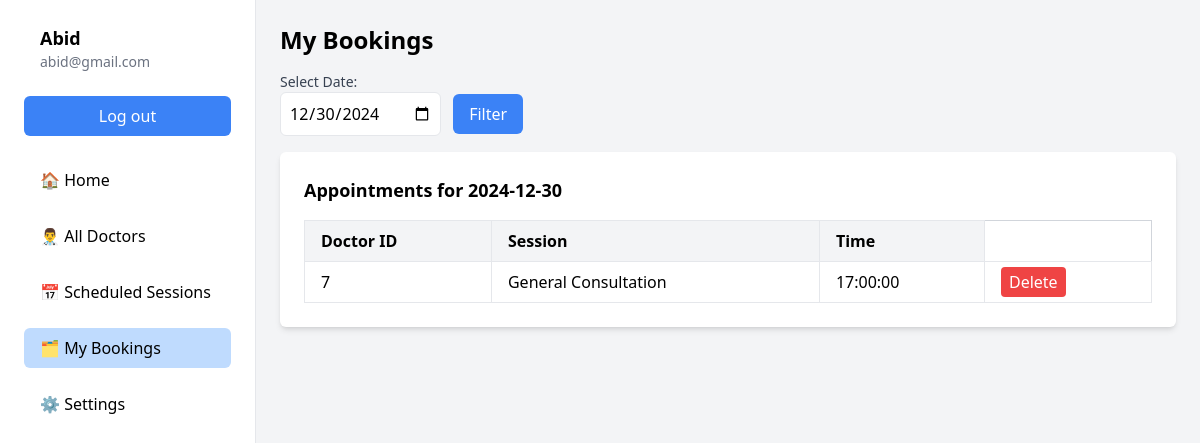
The page /my_booking.php?date=2024-12-30 on the database its author committed.
### tables this page shows
CREATE TABLE `appointments` (
  `id` int(11) NOT NULL,
  `doctors_id` int(11) NOT NULL,
  `session` varchar(255) NOT NULL,
  `appointment_date` date NOT NULL,
  `appointment_time` time NOT NULL
);

### my_booking.php (the view, shortened to what this page needs)
<?php
$servername = "localhost";
$username = "root";
$password = "";
$dbname = "hospitalmanagement";
$conn = new mysqli($servername, $username, $password, $dbname);
$date = isset($_GET['date']) ? $_GET['date'] : date('Y-m-d');
$sql = "SELECT * FROM appointments WHERE appointment_date = '$date'";
$result = $conn->query($sql);
?>
<!DOCTYPE html>
<html lang="en">
<head>
    <script src="https://cdn.tailwindcss.com"></script>
</head>
<body class="bg-gray-100 min-h-screen flex">
  <aside class="bg-white w-64 border-r hidden md:block">
    <div class="p-6">
      <div class="flex items-center mb-6">
        <div class="ml-4">
          <h2 class="text-lg font-semibold">Abid</h2>
          <p class="text-sm text-gray-500">abid@gmail.com</p>
        </div>
      </div>
      <a href="./LogIn.php"><button class="w-full py-2 px-4 bg-blue-500 text-white rounded-md mb-6">Log out</button></a>
      <nav>
        <ul class="space-y-4">
          <li class="mb-4">
                <a href="./make_appointment.php" class="flex items-center p-2 rounded-md hover:bg-gray-100" >
                    <span class="ml-2">🏠 Home</span>
                </a>
            </li>
            <li class="mb-4">
                <a href="./add_doctors.php" class="flex items-center p-2 rounded-md hover:bg-gray-100">
                    <span class="ml-2">👨‍⚕️ All Doctors</span>
                </a>
            </li>
            <li class="mb-4">
                <a href="./shedule.php" class="flex items-center p-2 rounded-md hover:bg-gray-100">
                    <span class="ml-2">📅 Scheduled Sessions</span>
                </a>
            </li>
            <li class="mb-4">
                <a href="./my_booking.php" class="flex items-center p-2 rounded-md hover:bg-gray-100 bg-blue-200">
                    <span class="ml-2">🗂️ My Bookings</span>
                </a>
            </li>
            <li class="mb-4">
                <a href="" class="flex items-center p-2 rounded-md hover:bg-gray-100">
                    <span class="ml-2">⚙️ Settings</span>
                </a>
            </li>
        </ul>
      </nav>
    </div>
  </aside>
    <div class="flex-1 p-6">
        <h1 class="text-2xl font-bold mb-4">My Bookings</h1>
        <form method="GET" class="mb-4">
            <label for="date" class="block text-sm font-medium text-gray-700">Select Date:</label>
            <input type="date" id="date" name="date" value="<?= htmlspecialchars($date) ?>" class="border rounded-md p-2">
            <button type="submit" class="ml-2 px-4 py-2 bg-blue-500 text-white rounded-md">Filter</button>
        </form>
        <div class="bg-white p-6 rounded-md shadow-md">
            <h2 class="text-lg font-semibold mb-4">Appointments for <?= htmlspecialchars($date) ?></h2>
            <table class="table-auto w-full border-collapse border border-gray-300">
                <thead class="bg-gray-100">
                    <tr>
                        <th class="border px-4 py-2 text-left">Doctor ID</th>
                        <th class="border px-4 py-2 text-left">Session</th>
                        <th class="border px-4 py-2 text-left">Time</th>
                    </tr>
                </thead>
                <tbody>
                    <?php if ($result->num_rows > 0): ?>
                        <?php while ($row = $result->fetch_assoc()): ?>
                            <tr>
                                <td class="border px-4 py-2"><?= htmlspecialchars($row['doctors_id']) ?></td>
                                <td class="border px-4 py-2"><?= htmlspecialchars($row['session']) ?></td>
                                <td class="border px-4 py-2"><?= htmlspecialchars($row['appointment_time']) ?></td>
                                <td class="border px-4 py-2">
                                    <a href="?date=<?= htmlspecialchars($date) ?>&delete=<?= $row['id'] ?>" class="px-2 py-1 bg-red-500 text-white rounded">Delete</a>
                                </td>
                            </tr>
                        <?php endwhile; ?>
                    <?php else: ?>
                        <tr>
                            <td colspan="5" class="border px-4 py-2 text-center">No appointments found</td>
                        </tr>
                    <?php endif; ?>
                </tbody>
            </table>
        </div>
    </div>
</body>
</html>

### rows shown on the page
appointments: doctors "7", session "General Consultation", appointment_time "17:00:00"

### other values the page prints
$date "2024-12-30"
